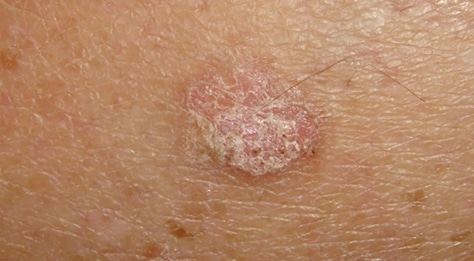
#> input picture backend/Actinic-Keratosis.jpeg, 474 x 261 px
$ python -i preprocess.py   (imports and definitions only)
#> lines starting #> are read from the running program, lines starting #| are printed output that depends on the picture
# backend/ml/preprocess.py

from PIL import Image as PILImage
import numpy as np
import cv2


def apply_clahe(img_array: np.ndarray) -> np.ndarray:
    """
    Apply CLAHE (Contrast Limited Adaptive Histogram Equalization)
    to improve local skin texture contrast.
    """

    lab = cv2.cvtColor(img_array, cv2.COLOR_RGB2LAB)

    clahe = cv2.createCLAHE(
        clipLimit=2.0,
        tileGridSize=(8, 8)
    )

    lab[:, :, 0] = clahe.apply(lab[:, :, 0])

    return cv2.cvtColor(lab, cv2.COLOR_LAB2RGB)


def apply_unsharp_mask(
    img_array: np.ndarray,
    strength: float = 0.6
) -> np.ndarray:
    """
    Enhance lesion texture details.
    """

    blurred = cv2.GaussianBlur(
        img_array,
        (0, 0),
        3
    )

    sharpened = cv2.addWeighted(
        img_array,
        1 + strength,
        blurred,
        -strength,
        0
    )

    return np.clip(
        sharpened,
        0,
        255
    ).astype(np.uint8)


def normalize_color(
    img_array: np.ndarray
) -> np.ndarray:
    """
    Normalize image color channels to reduce
    lighting and white-balance variations.
    """

    result = img_array.copy().astype(np.float32)

    for channel_idx in range(3):

        channel = result[:, :, channel_idx]

        p2 = np.percentile(channel, 2)
        p98 = np.percentile(channel, 98)

        if p98 > p2:
            result[:, :, channel_idx] = np.clip(
                (channel - p2) / (p98 - p2) * 255,
                0,
                255
            )

    return result.astype(np.uint8)


def crop_lesion(
    img_array: np.ndarray,
    margin: float = 0.10
) -> np.ndarray:
    """
    Crop image center area where lesion
    is most likely located.
    """

    h, w = img_array.shape[:2]

    margin_h = int(h * margin)
    margin_w = int(w * margin)

    cropped = img_array[
        margin_h:h - margin_h,
        margin_w:w - margin_w
    ]

    if cropped.shape[0] > 50 and cropped.shape[1] > 50:
        return cropped

    return img_array


def preprocess_phone_photo(
    image: PILImage.Image
) -> PILImage.Image:
    """
    Full preprocessing pipeline for phone images.

    Steps:
    1. Center crop
    2. CLAHE enhancement
    3. Color normalization
    4. Texture sharpening
    """

    img_array = np.array(
        image.convert("RGB")
    )

    img_array = crop_lesion(img_array)

    img_array = apply_clahe(img_array)

    img_array = normalize_color(img_array)

    img_array = apply_unsharp_mask(
        img_array,
        strength=0.5
    )

    return PILImage.fromarray(img_array)

>>> from PIL import Image
>>> picture = Image.open('../Actinic-Keratosis.jpeg')
#> picture is the input picture: PIL image 474x261 RGB; mean R, G, B 181.1, 134.1, 102.5
>>> result = preprocess_phone_photo(picture)
#> in apply_clahe, `lab = cv2.cvtColor(img_array, cv2.COLOR_RGB2LAB)`: lab: shape (209, 380, 3); mean of channels 0, 1, 2 153.5, 142.2, 151.7
#> in apply_clahe, `lab[:, :, 0] = clahe.apply(lab[:, :, 0])`: lab: shape (209, 380, 3); mean of channels 0, 1, 2 146.8, 142.2, 151.7
#> in apply_clahe, `return cv2.cvtColor(lab, cv2.COLOR_LAB2RGB)`:
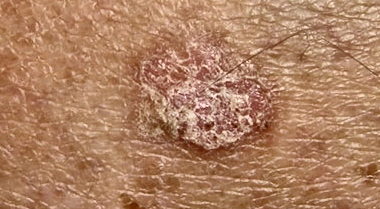
#> returned value: shape (209, 380, 3); mean R, G, B 175.1, 128.8, 98.2
#> the loop in normalize_color, `for channel_idx in range(3): ` made 3 passes
#> (p2, p98) on passes 1 to 3: (120, 235), (69, 194), (42, 169)
#> pass 1, in normalize_color, `channel = result[:, :, channel_idx]`:
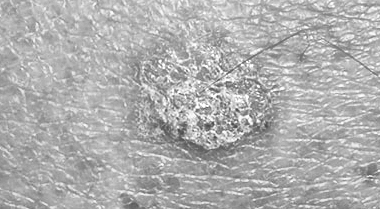
#> channel: shape (209, 380) float32; min 72, max 255, mean 175.1
#> pass 3, in normalize_color, `channel = result[:, :, channel_idx]`:
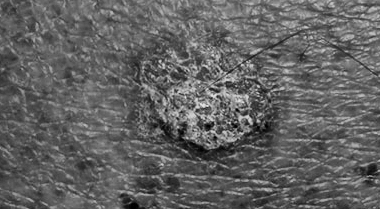
#> channel: shape (209, 380) float32; min 0, max 227, mean 98.2
#> after the loop in normalize_color, `for channel_idx in range(3):`:
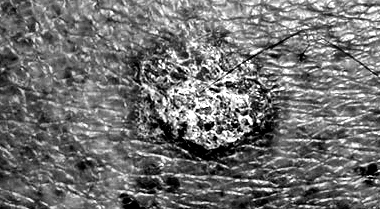
#> channel: shape (209, 380) float32; min 0, max 255, mean 112.9
#> after the loop in normalize_color, `for channel_idx in range(3):`:
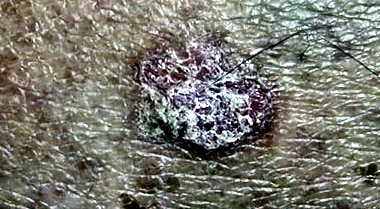
#> result: shape (209, 380, 3) float32; mean R, G, B 122.4, 121.9, 112.9
#> in apply_unsharp_mask, `blurred = cv2.GaussianBlur( img_array, (0, 0), 3 )`:
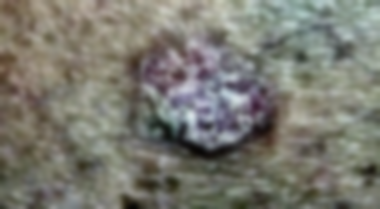
#> blurred: shape (209, 380, 3); mean R, G, B 121.9, 121.5, 112.4
#> in apply_unsharp_mask, `sharpened = cv2.addWeighted( img_array, 1 + strength, blurred, -streng..`:
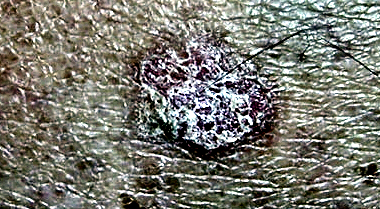
#> sharpened: shape (209, 380, 3); mean R, G, B 121, 120.6, 111.7
